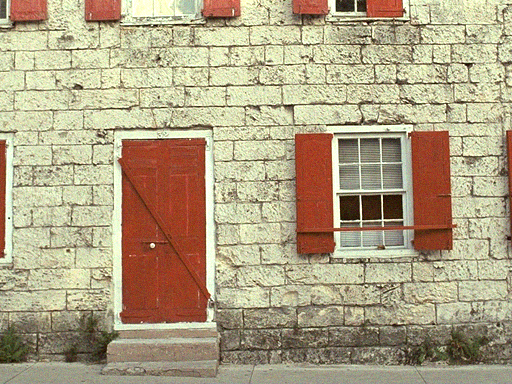
#> input picture test_fusion_2_images/test_fusion_2_images/set1/test11_claire.png, 512 x 384 px; its folder holds 2 pictures in this run
$ python pyramide_fusion.py
#> lines starting #> are read from the running program, lines starting #| are printed output that depends on the picture
# ===========================================================
#   FUSION D'IMAGES PAR PYRAMIDE LAPLACIENNE
#   FUSION LAPLACIENNE POUR 2 IMAGES.
#   pour voir les niveau de fusion Laplacienne 4,5, 6
#   Il faut fermer l'image ceci passera au niveau 5 et ainsi de suite.
#
# ===========================================================

import cv2
import numpy as np
import os

# ===========================================================
# 1. Construction de la pyramide laplacienne
# ===========================================================

def build_laplacian_pyramid(image, levels):
    """Construit la pyramide laplacienne d'une image."""
    gp = [image.copy()]
    for i in range(levels):
        image = cv2.pyrDown(image)
        gp.append(image)

    lp = []
    for i in range(levels):
        size = (gp[i].shape[1], gp[i].shape[0])
        laplacian = cv2.subtract(gp[i], cv2.pyrUp(gp[i+1], dstsize=size))
        lp.append(laplacian)

    lp.append(gp[-1])  # Dernier niveau (base)
    return lp

# ===========================================================
# 2. Calcul des maximums pixel à pixel entre deux pyramides
# ===========================================================

def max_lap_pyr(lp1, lp2):
    """Fusionne deux pyramides laplaciennes par maximum pixel à pixel."""
    max_pyr = []
    for i in range(len(lp1) - 1):
        max_pyr.append(np.where(np.abs(lp1[i]) > np.abs(lp2[i]), lp1[i], lp2[i]))
    # Dernier niveau : moyenne
    max_pyr.append((lp1[-1].astype(np.float32) + lp2[-1].astype(np.float32)) / 2.0)
    return max_pyr

# ===========================================================
# 3. Reconstruction de l'image depuis une pyramide laplacienne
# ===========================================================

def reconstruct_from_lap_pyr(lp):
    """Reconstruit une image à partir d'une pyramide laplacienne."""
    image = lp[-1].astype(np.float32)
    for i in range(len(lp) - 2, -1, -1):
        size = (lp[i].shape[1], lp[i].shape[0])
        up = cv2.pyrUp(image, dstsize=size).astype(np.float32)
        image = cv2.add(up, lp[i].astype(np.float32))
    return np.clip(image, 0, 255).astype(np.uint8)
# ===========================================================
# 4. Fonction principale de fusion
# ===========================================================

def fus_lap_pyr(img1, img2, levels=5):
    """Fusionne deux images en utilisant la pyramide laplacienne."""
    # Redimensionner pour égaliser les tailles
    if img1.shape != img2.shape:
        img2 = cv2.resize(img2, (img1.shape[1], img1.shape[0]))

    lp1 = build_laplacian_pyramid(img1, levels)
    lp2 = build_laplacian_pyramid(img2, levels)

    fused_pyr = max_lap_pyr(lp1, lp2)
    fused_img = reconstruct_from_lap_pyr(fused_pyr)
    return np.clip(fused_img, 0, 255).astype(np.uint8)

# ===========================================================
# 6. Fusion Multi-Images (N images)
# ===========================================================

def fuseLap_N_Images(image_list, levels=5):
    """
    Fusionne N images en utilisant la méthode de la Pyramide Laplacienne.
    image_list : liste d'images (np.array)
    levels     : nombre de niveaux de la pyramide
    """

    # Vérification
    if len(image_list) < 2:
        raise ValueError("Il faut au moins 2 images pour la fusion.")

    # Assurer que toutes les images ont la même taille
    base_shape = (image_list[0].shape[1], image_list[0].shape[0])
    imgs = [cv2.resize(img, base_shape) for img in image_list]

    # 1️ Construction des pyramides Laplaciennes
    lap_pyrs = [build_laplacian_pyramid(img, levels) for img in imgs]

    # 2️ Fusion des niveaux (max magnitude pour chaque pixel)
    fused_pyr = []
    for level in range(levels):
        # Extraire le niveau 'level' de toutes les pyramides
        laps = [lap_pyrs[i][level].astype(np.float32) for i in range(len(imgs))]

        # Trouver les indices des valeurs max par pixel
        stacked = np.stack(laps, axis=-1)
        max_indices = np.argmax(np.abs(stacked), axis=-1)

        # Sélectionner les valeurs correspondantes
        fused_level = np.take_along_axis(stacked, np.expand_dims(max_indices, axis=-1), axis=-1)
        fused_pyr.append(fused_level.squeeze(-1))

    # 3️ Fusion du dernier niveau (moyenne des derniers niveaux gaussiens)
    last_levels = [lap_pyrs[i][-1].astype(np.float32) for i in range(len(imgs))]
    fused_last = np.mean(last_levels, axis=0)
    fused_pyr.append(fused_last)

    # 4️ Reconstruction
    fused_img = reconstruct_from_lap_pyr(fused_pyr)
    return fused_img


# ===========================================================
# 5. Test sur un dossier d'images
# ===========================================================

if __name__ == "__main__":
#C:\Users\elihu\OneDrive\Documents\projet_vision\test_fusion_2_images\test_fusion_2_images\set1\test11_claire.png
    niveaux = [4, 5, 6]

    print("\n==================== Résumé attendu ====================")
    print(" Objectif : Fusion d'images par Pyramide Laplacienne")
    print("--------------------------------------------------------")
    print(" JEU DE TEST : set1")
    print("--------------------------------------------------------")

#---------------------------------------------------------------------------------------------
    #test sur deux images précises du Set1
#---------------------------------------------------------------------------------------------


    dossier_test_1 = "test_fusion_2_images/test_fusion_2_images/set1"  # Dossier contenant les paires d'images de SET1

    # Exemple : test sur deux images précises du
    img1_path = os.path.join(dossier_test_1, "test11_claire.png")
    img2_path = os.path.join(dossier_test_1, "test11_sombre.png")
    img1 = cv2.imread(img1_path)
#> img1 is the input picture: shape (384, 512, 3); mean B, G, R 132.3, 162.7, 176.5
    img2 = cv2.imread(img2_path)
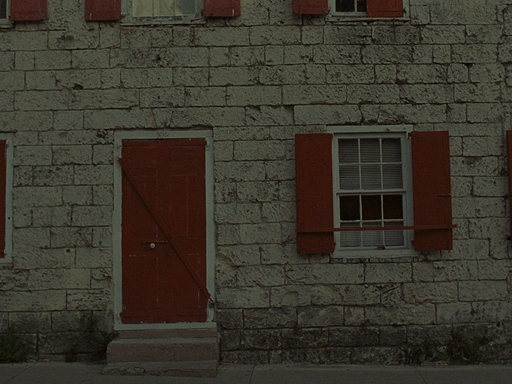
#> input picture test_fusion_2_images/test_fusion_2_images/set1/test11_sombre.png, 512 x 384 px
#> img2 is the input picture: shape (384, 512, 3); mean B, G, R 43.9, 54.3, 58.8

    if img1 is None or img2 is None:
        print(" Erreur : Impossible de charger les images. Vérifie les chemins.")
        exit()

    for level in niveaux:

        print(f"Fusion avec {level} niveaux de pyramide...")
        fused = fus_lap_pyr(img1, img2, levels=level)
        nom_sortie = f"fusion_laplacienne_1_{level}.png"
        cv2.imwrite(nom_sortie, fused)
        cv2.imshow(f"Fusion Laplacienne (Niveau {level})", fused)
        cv2.waitKey(0)
#> this loop made 3 passes
#> pass 1, in reconstruct_from_lap_pyr, `image = lp[-1].astype(np.float32)`:
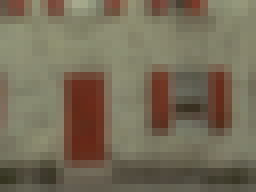
#> image: shape (24, 32, 3) float32 (shown 8 times larger); mean of channels 0, 1, 2 88.3, 108.9, 118.4; drawn as B, G, R
#> pass 1, in fus_lap_pyr, `fused_img = reconstruct_from_lap_pyr(fused_pyr)`:
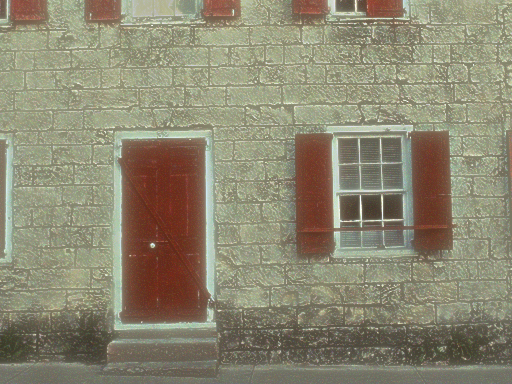
#> fused_img: shape (384, 512, 3); mean of channels 0, 1, 2 113.4, 135.5, 140.3; drawn as B, G, R

    cv2.destroyAllWindows()

    print("--------------------------------------------------------")
    print(" Analyse par niveau de pyramide :")
    print(" • Niveau 4 → transitions visibles mais amélioration du contraste global.")
    print(" • Niveau 5 → bon équilibre entre luminosité et netteté (recommandé).")
    print(" • Niveau 6 → rendu plus doux, mais léger flou dans les contours fins.")
    print("--------------------------------------------------------")
    print(" Sorties générées :")
    print(" - fusion_laplacienne_1_4.png")
    print(" - fusion_laplacienne_1_5.png")
    print(" - fusion_laplacienne_1_6.png")
    print("Ces fichiers se trouvent dans ton dossier projet_vision.")
    print("--------------------------------------------------------")

#---------------------------------------------------------------------------------------------
#                       test sur set2
#---------------------------------------------------------------------------------------------

    print(" JEU DE TEST : set2")
    print("--------------------------------------------------------")

    dossier_test_2 = "test_fusion_2_images/test_fusion_2_images/set2"
    print("test sur deux images précises du Set2")
    # Exemple : test sur deux images précises du
    img1_path = os.path.join(dossier_test_2, "test11_flou_leger.png")
    img2_path = os.path.join(dossier_test_2, "test11.png")
    img1 = cv2.imread(img1_path)
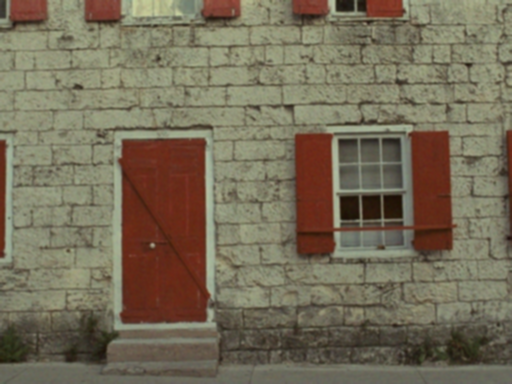
#> input picture test_fusion_2_images/test_fusion_2_images/set2/test11_flou_leger.png, 512 x 384 px
#> img1 is the input picture: shape (384, 512, 3); mean B, G, R 88.4, 109.1, 118.1
    img2 = cv2.imread(img2_path)
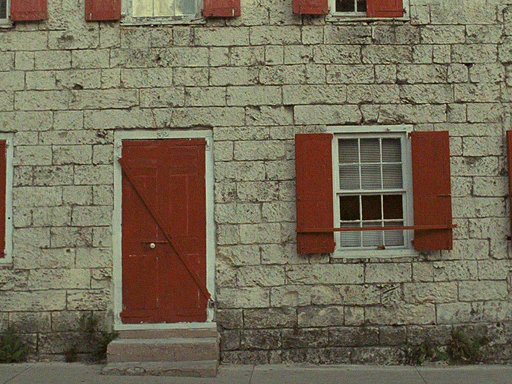
#> input picture test_fusion_2_images/test_fusion_2_images/set2/test11.png, 512 x 384 px
#> img2 is the input picture: shape (384, 512, 3); mean B, G, R 88.4, 109.1, 118.1

    if img1 is None or img2 is None:
        print(" Erreur : Impossible de charger les images. Vérifie les chemins.")
        exit()

    for level in niveaux:

        print(f"Fusion avec {level} niveaux de pyramide...")
        fused = fus_lap_pyr(img1, img2, levels=level)
        nom_sortie = f"fusion_laplacienne_2_{level}.png"
        cv2.imwrite(nom_sortie, fused)
        cv2.imshow(f"Fusion Laplacienne (Niveau {level})", fused)
        cv2.waitKey(0)
#> this loop made 3 passes
#> pass 1, in fus_lap_pyr (call 4), `fused_img = reconstruct_from_lap_pyr(fused_pyr)`:
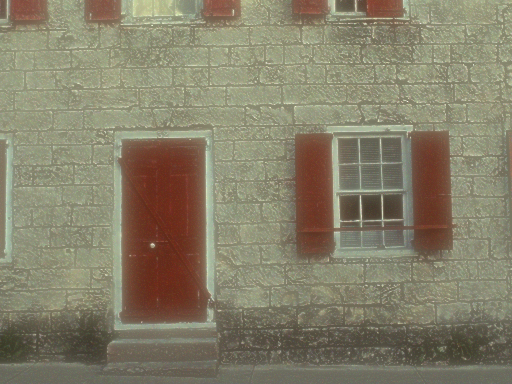
#> fused_img: shape (384, 512, 3); mean of channels 0, 1, 2 105.7, 127.9, 133.8; drawn as B, G, R
#> pass 3, in fus_lap_pyr (call 6), `fused_img = reconstruct_from_lap_pyr(fused_pyr)`:
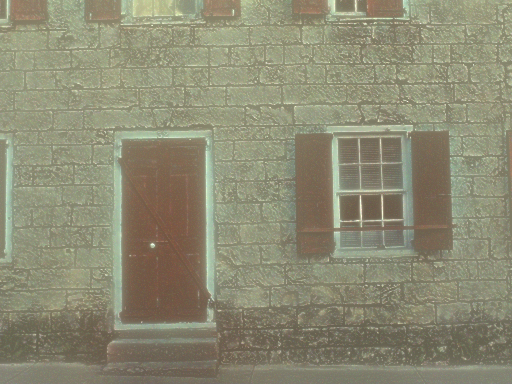
#> fused_img: shape (384, 512, 3); mean of channels 0, 1, 2 115.6, 139.2, 141; drawn as B, G, R

    cv2.destroyAllWindows()

    print("--------------------------------------------------------")
    print("Analyse par niveau de pyramide :")
    print(" • Niveau 4 → Lissage perceptible, contours légèrement adoucis.")
    print(" • Niveau 5 → Bon compromis entre netteté et suppression du bruit.")
    print(" • Niveau 6 → Image plus douce, mais perte légère de détails fins.")
    print("--------------------------------------------------------")
    print(" Sorties générées :")
    print(" - fusion_laplacienne_2_4.png")
    print(" - fusion_laplacienne_2_5.png")
    print(" - fusion_laplacienne_2_6.png")
    print("Les fichiers se trouvent dans ton dossier projet_vision (set2).")

    print(" Exécution terminée. Consulte les images générées dans ton dossier projet_vision.")
    print("========================================================\n\n")

    #=======================================================================================================================
    # Dossier contenant les images à fusionner (N images)
    #=======================================================================================================================


    print("FUSION N IMAGE : set1N")
    print("========================================================\n")

    # c'est ici ou se trouve le chemin des image
    dossier_test_1 = "test_fusion_N_images/test_fusion_N_images/set1N"
    #niveaux = [4, 5, 6]

    # Charger toutes les images du dossier
    image_list = []
#> (the run stopped early here; a loop or call above may not have finished)
